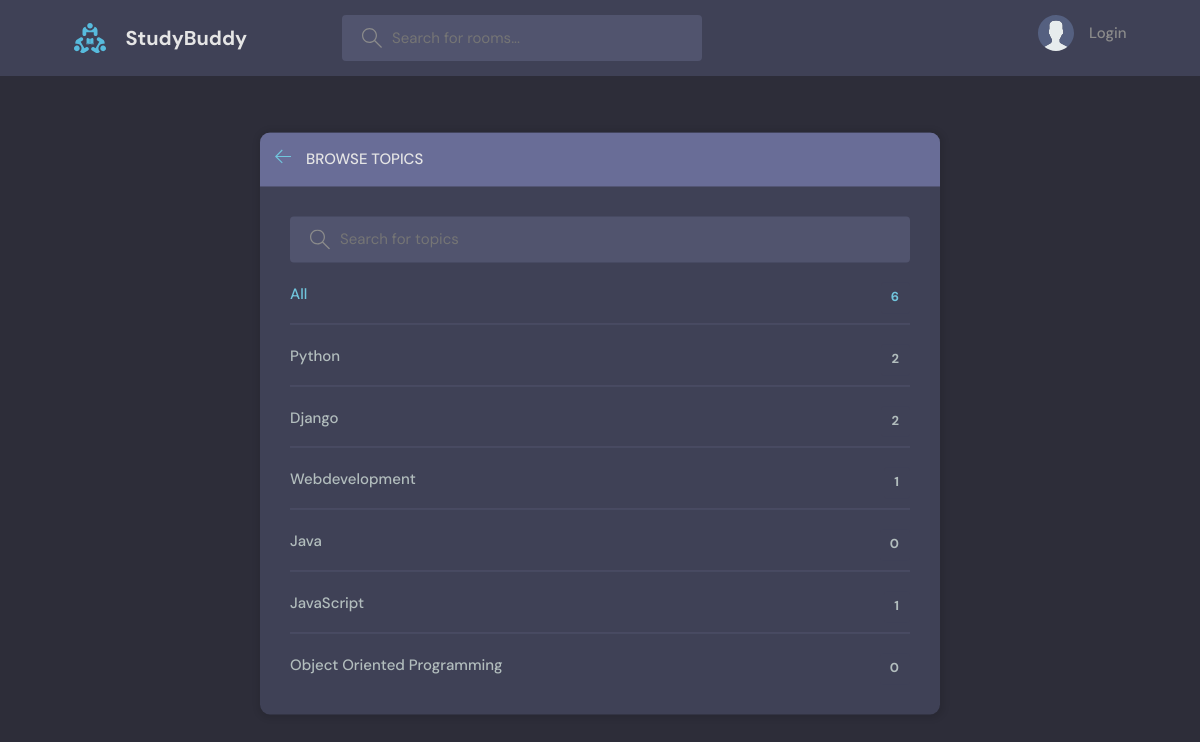
The app's page /topics/, older data.
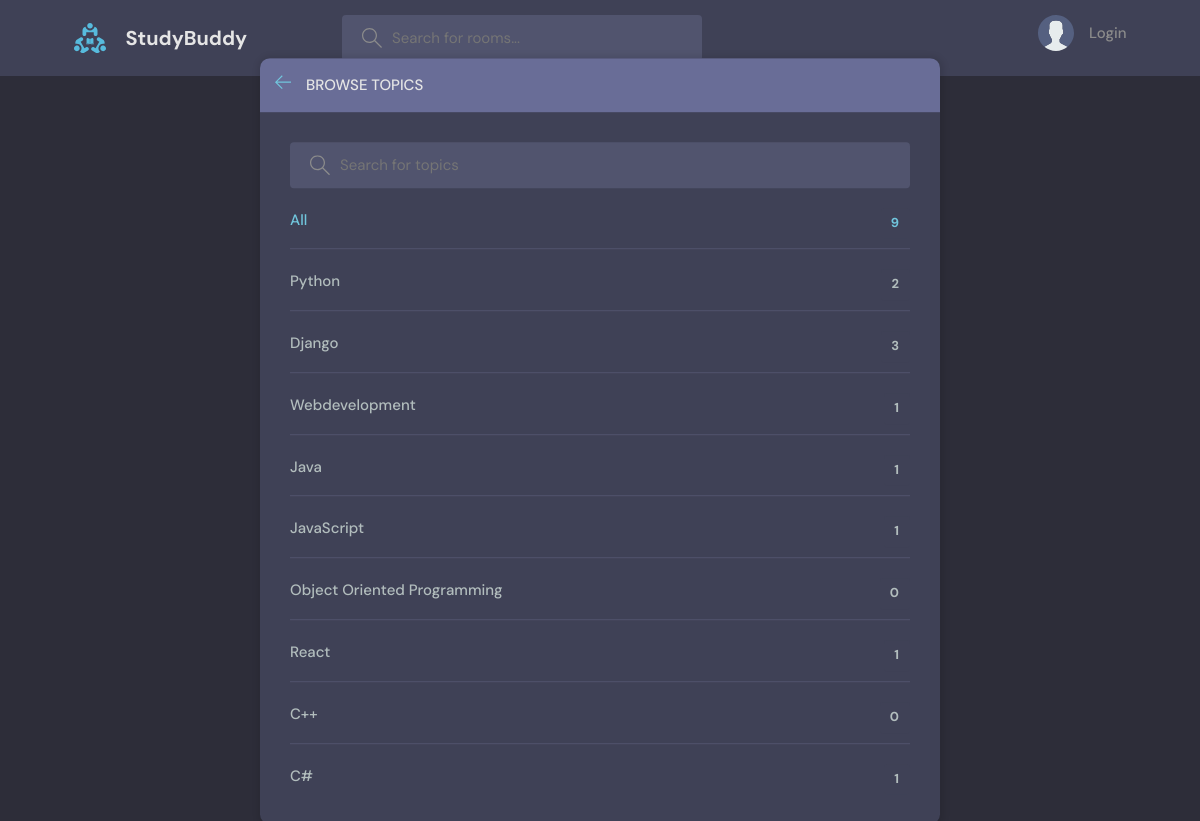
The same page, newer data.
### base/models.py (models this page shows)
class Topic(models.Model):
    name = models.CharField(max_length=200)
    def __str__(self):
        return self.name

### base/views.py (the view)
# urls.py: path('topics/', views.topicsPage, name='topics'),
def topicsPage(request):
    q = request.GET.get('q') if request.GET.get('q') != None else ''
    topics= Topic.objects.filter(name__icontains=q)
    return render(request,'base/topics.html',{'topics':topics})

### base/templates/base/topics.html (shortened to what this page needs)
{% extends 'main.html' %}
{% block content %}
    <main class="create-room layout">
      <div class="container">
        <div class="layout__box">
          <div class="layout__boxHeader">
            <div class="layout__boxTitle">
              <a href="{%url 'home' %}">
                <svg version="1.1" xmlns="http://www.w3.org/2000/svg" width="32" height="32" viewBox="0 0 32 32">
                  <title>arrow-left</title>
                  <path
                    d="M13.723 2.286l-13.723 13.714 13.719 13.714 1.616-1.611-10.96-10.96h27.625v-2.286h-27.625l10.965-10.965-1.616-1.607z"
                  ></path>
                </svg>
              </a>
              <h3>Browse Topics</h3>
            </div>
          </div>
          <div class="topics-page layout__body">
            <form action="" method="GET" class="header__search">
              <label>
                <input name="q" placeholder="Search for topics" />
              </label>
            </form>
            <ul class="topics__list">
              <li>
                <a href="{%url 'topics'%}" class="active">All <span>{{topics.count}}</span></a>
              </li>
              {%for topic in topics%}
              <li>
                <a href="{%url 'home'%}?q={{topic}}">{{topic.name}}<span>{{topic.room_set.all.count}}</span></a>
              </li>
              {%endfor%}
            </ul>
          </div>
        </div>
      </div>
    </main>
{%endblock content%}

### templates/main.html (shortened to what this page needs)
<!DOCTYPE html>
{%load static%}
<html lang="en">
  <head>
    <link rel="stylesheet" href="{%static 'styles/style.css'%}" />
  </head>
  <body>
    {% include 'navbar.html' %}
    {% block content%}
{% endblock %}
  </body>
</html>

### templates/navbar.html (shortened to what this page needs)
{% load static %}
    <header class="header header--loggedIn">
      <div class="container">
        <a href="{%url 'home' %}" class="header__logo">
          <img src="{%static 'images/logo.svg'%}" />
          <h1>StudyBuddy</h1>
        </a>
        <form class="header__search" method="GET" action="{% url 'home' %}">
          <label>
            <input name="q" placeholder="Search for rooms..." />
          </label>
        </form>
        <nav class="header__menu">
          {% if request.user.is_authenticated %}
          <div class="header__user">
            <a href="{% url 'user-profile' request.user.id %}">
              <div class="avatar avatar--medium active">
                <img src="{{request.user.avatar.url}}" />
              </div>
              <p>{{user.username}} <span>@{{request.user.username}}</span></p>
            </a>
            <button class="dropdown-button">
              <svg version="1.1" xmlns="http://www.w3.org/2000/svg" width="32" height="32" viewBox="0 0 32 32">
                <title>chevron-down</title>
                <path d="M16 21l-13-13h-3l16 16 16-16h-3l-13 13z"></path>
              </svg>
            </button>
          </div>
          {%else%}
         <a href="{%url 'login' %}">
            <img src="{%static 'images/avatar.svg'%}" />
            <p>Login</p>
          </a>
          {%endif%}
        </nav>
      </div>
    </header>

### static/styles/style.css (style rules this page uses)
:root { --color-main: #71c6dd; --color-main-light: #e1f6fb; --color-dark: #3f4156; --color-dark-medium: #51546e; --color-dark-light: #696d97; --color-light: #e5e5e5; --color-gray: #8b8b8b; --color-light-gray: #b2bdbd; --color-bg: #2d2d39; --color-success: #5dd693; --color-error: #fc4b0b; }
* { font-family: "DM Sans", -apple-system, BlinkMacSystemFont, "Segoe UI", Roboto, Oxygen, Ubuntu, Cantarell, "Open Sans", "Helvetica Neue", sans-serif; margin: 0; padding: 0; box-sizing: border-box; text-rendering: optimizeLegibility; font-size: inherit; }
html { font-size: 56.25%; }
@media only screen and (min-width: 1200px) { html { font-size: 62.5%; } }
body { line-height: 1.6; font-weight: 400; font-size: 1.5rem; color: var(--color-light-gray); background-color: var(--color-bg); min-height: 100vh; }
img { width: 100%; }
a { display: inline-block; color: var(--color-main); text-decoration: none; }
.container { max-width: 120rem; width: 90%; margin: auto; }
.header { padding: 1.5rem; background-color: var(--color-dark); }
.header > .container { display: flex; gap: 9.5rem; }
.header__logo, .header__user { display: flex; gap: 2rem; align-items: center; }
.header__logo > img { height: 3.2rem; width: 3.2rem; }
.header__logo > h1 { font-weight: 700; font-size: 2rem; color: var(--color-light); }
.header__search > label { background-color: var(--color-dark-medium); padding: 1.3rem 1rem; display: flex; align-items: center; gap: 1rem; border-radius: 4px; }
.header__search svg { fill: var(--color-gray); width: 2rem; height: 2rem; margin-left: 1rem; }
.header__search input { width: 30rem; background: transparent; border: none; outline: none; color: var(--color-light); }
.header__menu { margin-left: auto; position: relative; }
.header__menu a { display: flex; gap: 1.5rem; align-items: center; font-weight: 500; text-decoration: none; color: var(--color-gray); }
.header__menu img { height: 3.6rem; }
.header__menu p { line-height: 1.2; }
.layout { margin-top: 2.4rem; }
.layout > .container { display: flex; justify-content: space-between; align-items: flex-start; }
.layout__box { width: 90%; max-width: 48rem; min-height: 40rem; position: absolute; top: 50%; left: 50%; transform: translate(-50%, -46%); background-color: var(--color-dark); border-radius: 1rem; box-shadow: 1px 1px 6px 3px rgba(0, 0, 0, 0.1); overflow: hidden; }
.layout__boxHeader { display: flex; padding: 1.5rem; background-color: var(--color-dark-light); }
.layout__boxTitle { display: flex; gap: 1.5rem; align-items: center; }
.layout__boxTitle h3 { text-transform: uppercase; font-weight: 500; color: var(--color-light); }
.layout__boxTitle svg { width: 1.6rem; height: 1.6rem; fill: var(--color-main); }
.layout__body { margin: 3rem; }
.topics__list { list-style: none; }
.topics__list li a { display: flex; justify-content: space-between; margin-bottom: 3rem; font-weight: 500; color: var(--color-light-gray); transition: all 0.3s ease-in-out; }
.topics__list li a.active, .topics__list li a:hover { color: var(--color-main); }
.topics__list li a span { padding: 0.5rem 1rem; background-color: var(--color-dark); border-radius: 3px; font-size: 1.3rem; font-weight: 700; letter-spacing: 1px; }
.topics-page .topics__list li:not(:last-child) a { margin: 2rem 0; padding-bottom: 1rem; text-decoration: none; border-bottom: 1px solid var(--color-dark-medium); }
.topics-page .header__search { display: block; }
.create-room.layout .layout__box { max-width: 68rem; }

Row changes from the older to the newer data that the page shows:
computed for Topic "Django": room_set.all.count "2" → "3"
computed for Topic "Java": room_set.all.count "0" → "1"
added Topic: name "React", room_set.all.count "1"
added Topic: name "C++", room_set.all.count "0"
added Topic: name "C#", room_set.all.count "1"
Text that changed along with them:
{{ topics.count }}: "6" → "9"
